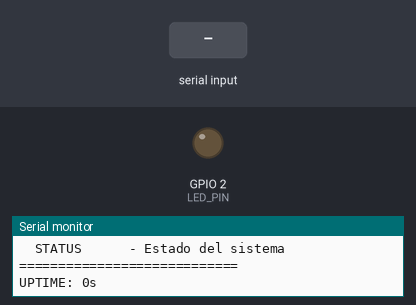
The program below on a simulated ESP32. On the bench: output pins drawn as LEDs (lit = HIGH), the last lines printed to the serial monitor. The inputs (shaded band) are chosen by the test bench.

Above: at 2.2 s.
2.3 s: "LED_ON\n" received over Serial
At 2.7 s:
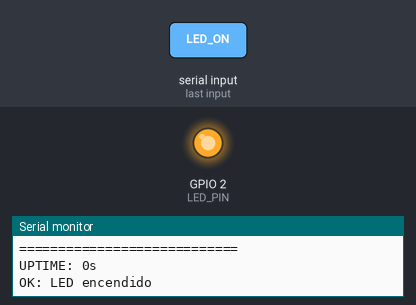
3.8 s: "LED_OFF\n" received over Serial
At 5.2 s:
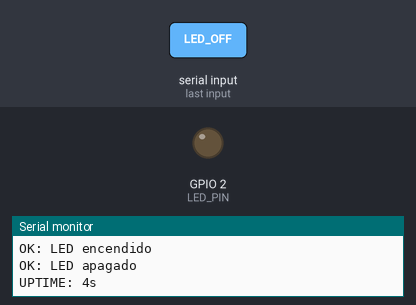
Timing chart, 0 to 6.8 s (numbered marks = the images above; inputs shaded):
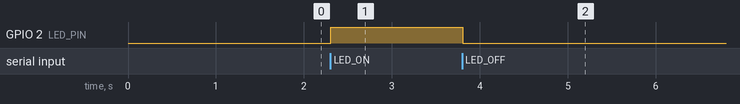

The program:

main.cpp
```cpp
#include <Arduino.h>

// Pin del LED integrado del ESP32 (GPIO 2)
#define LED_PIN 2

// Variables globales
unsigned long startTime = 0;
bool ledState = false;

// Función para formatear el tiempo de actividad
String formatUptime(unsigned long milliseconds) {
    unsigned long seconds = milliseconds / 1000;
    unsigned long minutes = seconds / 60;
    unsigned long hours = minutes / 60;
    unsigned long days = hours / 24;

    seconds = seconds % 60;
    minutes = minutes % 60;
    hours = hours % 24;

    String uptime = "";
    if (days > 0) {
        uptime += String(days) + "d ";
    }
    if (hours > 0 || days > 0) {
        uptime += String(hours) + "h ";
    }
    if (minutes > 0 || hours > 0 || days > 0) {
        uptime += String(minutes) + "m ";
    }
    uptime += String(seconds) + "s";

    return uptime;
}

// Función para procesar comandos recibidos por serial
void processCommand(String command) {
    command.trim();
    command.toUpperCase();

    if (command == "LED_ON") {
        digitalWrite(LED_PIN, HIGH);
        ledState = true;
        Serial.println("OK: LED encendido");
    }
    else if (command == "LED_OFF") {
        digitalWrite(LED_PIN, LOW);
        ledState = false;
        Serial.println("OK: LED apagado");
    }
    else if (command == "GET_UPTIME") {
        unsigned long uptime = millis() - startTime;
        Serial.print("UPTIME: ");
        Serial.println(formatUptime(uptime));
    }
    else if (command == "STATUS") {
        Serial.print("LED: ");
        Serial.println(ledState ? "ON" : "OFF");
        unsigned long uptime = millis() - startTime;
        Serial.print("UPTIME: ");
        Serial.println(formatUptime(uptime));
    }
    else if (command.length() > 0) {
        Serial.print("ERROR: Comando desconocido: ");
        Serial.println(command);
    }
}

void setup() {
    // Inicializar comunicación serial
    Serial.begin(115200);
    delay(1000);

    // Configurar pin del LED
    pinMode(LED_PIN, OUTPUT);
    digitalWrite(LED_PIN, LOW);
    ledState = false;

    // Guardar tiempo de inicio
    startTime = millis();

    // Mensaje de inicio
    Serial.println("\n=== ESP32 LED Controller ===");
    Serial.println("Comandos disponibles:");
    Serial.println("  LED_ON      - Encender LED");
    Serial.println("  LED_OFF     - Apagar LED");
    Serial.println("  GET_UPTIME  - Obtener tiempo de actividad");
    Serial.println("  STATUS      - Estado del sistema");
    Serial.println("============================\n");

    // Enviar tiempo de actividad inicial
    Serial.print("UPTIME: ");
    Serial.println(formatUptime(0));
}

void loop() {
    // Leer comandos del puerto serial
    if (Serial.available() > 0) {
        String command = Serial.readStringUntil('\n');
        processCommand(command);
    }

    // Enviar tiempo de actividad cada 5 segundos automáticamente
    static unsigned long lastUptimeUpdate = 0;
    if (millis() - lastUptimeUpdate >= 5000) {
        unsigned long uptime = millis() - startTime;
        Serial.print("UPTIME: ");
        Serial.println(formatUptime(uptime));
        lastUptimeUpdate = millis();
    }

    delay(10); // Pequeño delay para evitar saturar el CPU
}
```

Measured:
- after the input at 2.3 s, GPIO 2 (LED_PIN): LOW → HIGH at once
- after the input at 3.8 s, GPIO 2 (LED_PIN): HIGH → LOW at once
